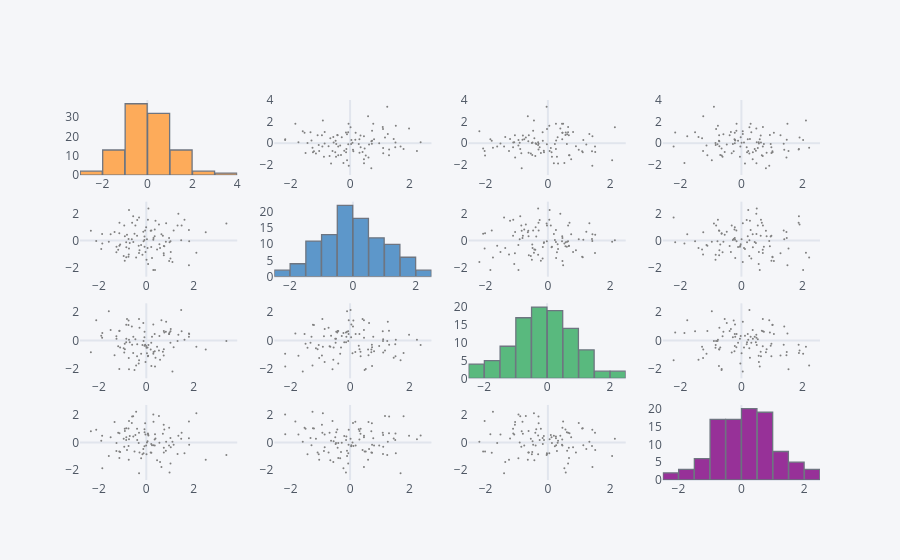

The cell this chart's notebook holds for it:
### Code cell
dataFrame.scatter_matrix()
